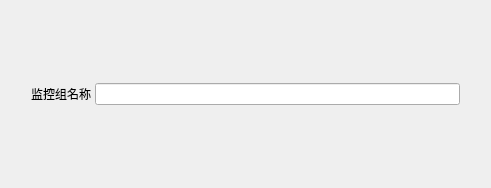
<?xml version="1.0" encoding="UTF-8"?>
<ui version="4.0">
 <class>AddServiceGroup</class>
 <widget class="QWidget" name="AddServiceGroup">
  <property name="geometry">
   <rect>
    <x>0</x>
    <y>0</y>
    <width>491</width>
    <height>188</height>
   </rect>
  </property>
  <property name="windowTitle">
   <string>请输入监控组名称</string>
  </property>
  <layout class="QGridLayout" name="gridLayout">
   <item row="0" column="0">
    <layout class="QVBoxLayout" name="verticalLayout">
     <property name="spacing">
      <number>4</number>
     </property>
     <property name="leftMargin">
      <number>4</number>
     </property>
     <property name="topMargin">
      <number>4</number>
     </property>
     <property name="rightMargin">
      <number>4</number>
     </property>
     <property name="bottomMargin">
      <number>4</number>
     </property>
     <item>
      <layout class="QVBoxLayout" name="verticalLayout_2">
       <item>
        <layout class="QHBoxLayout" name="horizontalLayout">
         <property name="leftMargin">
          <number>16</number>
         </property>
         <property name="topMargin">
          <number>16</number>
         </property>
         <property name="rightMargin">
          <number>16</number>
         </property>
         <property name="bottomMargin">
          <number>16</number>
         </property>
         <item>
          <widget class="QLabel" name="label_2">
           <property name="text">
            <string>监控组名称</string>
           </property>
          </widget>
         </item>
         <item>
          <widget class="QLineEdit" name="groupNameEdit"/>
         </item>
        </layout>
       </item>
      </layout>
     </item>
    </layout>
   </item>
  </layout>
 </widget>
 <resources/>
 <connections/>
</ui>
